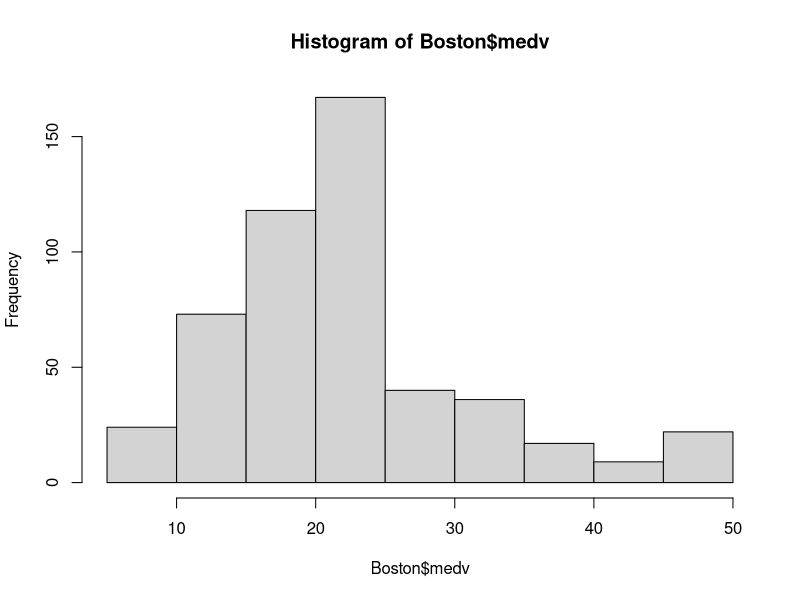
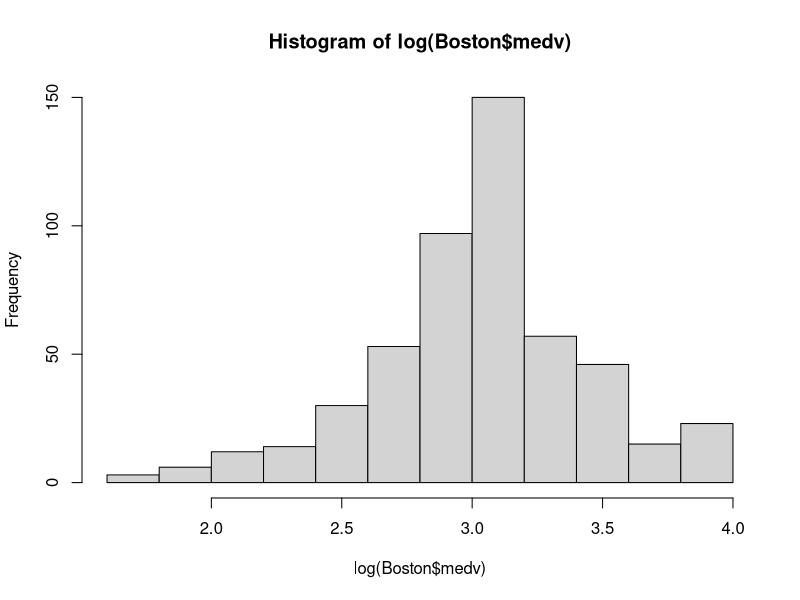
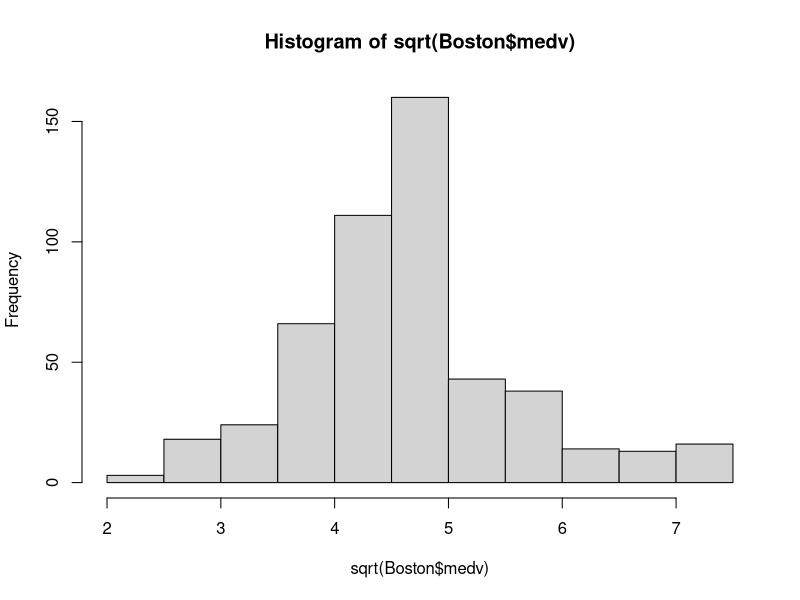
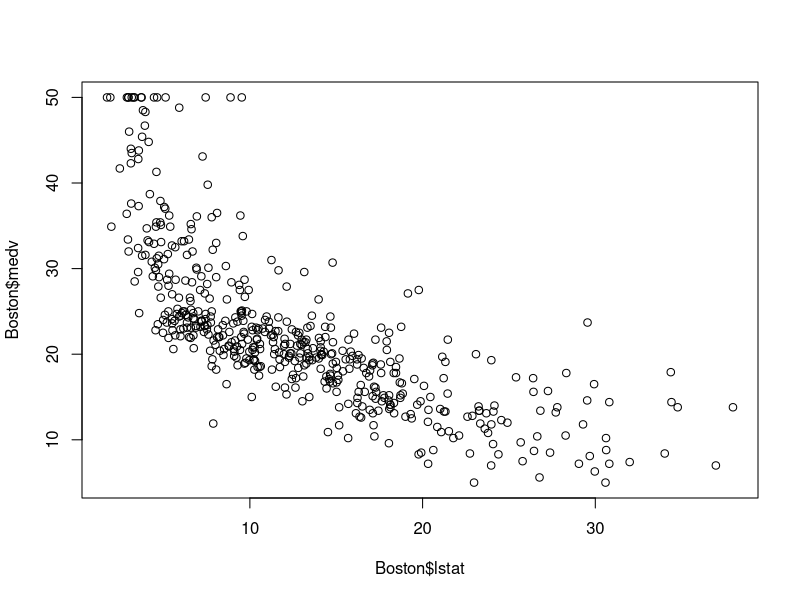
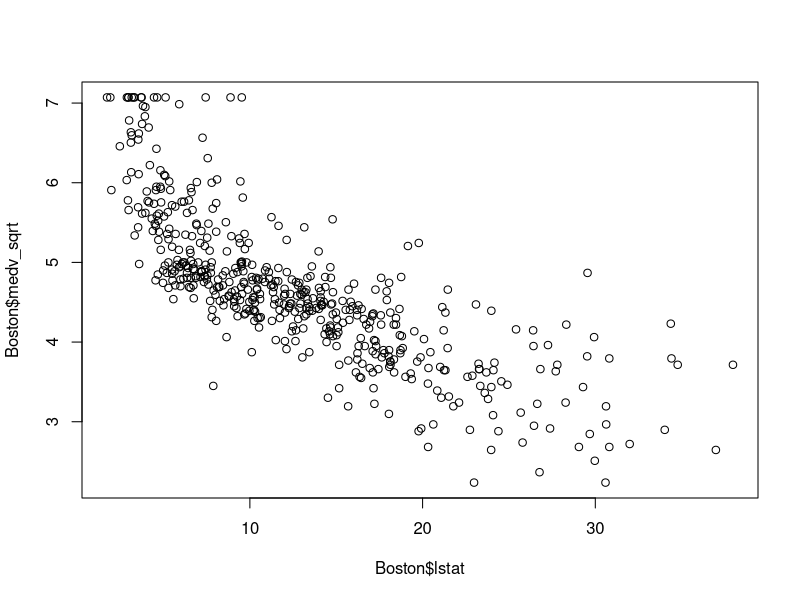
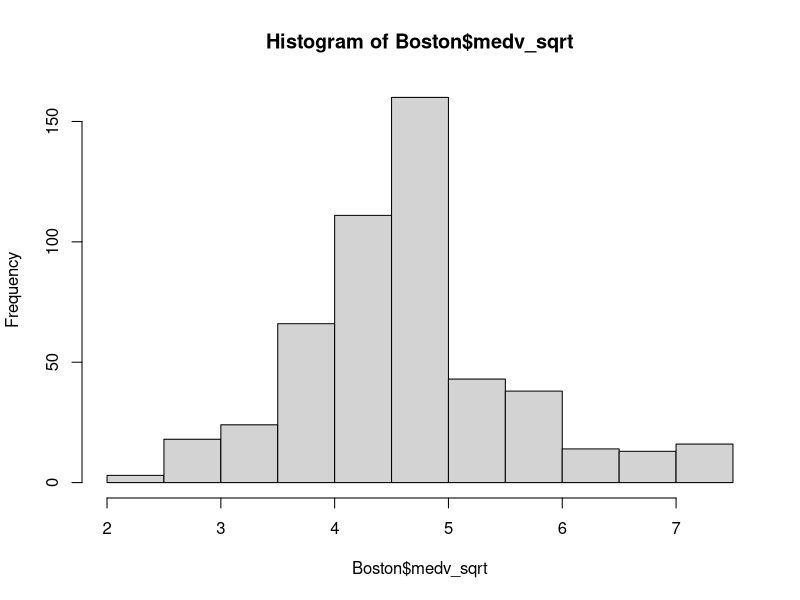
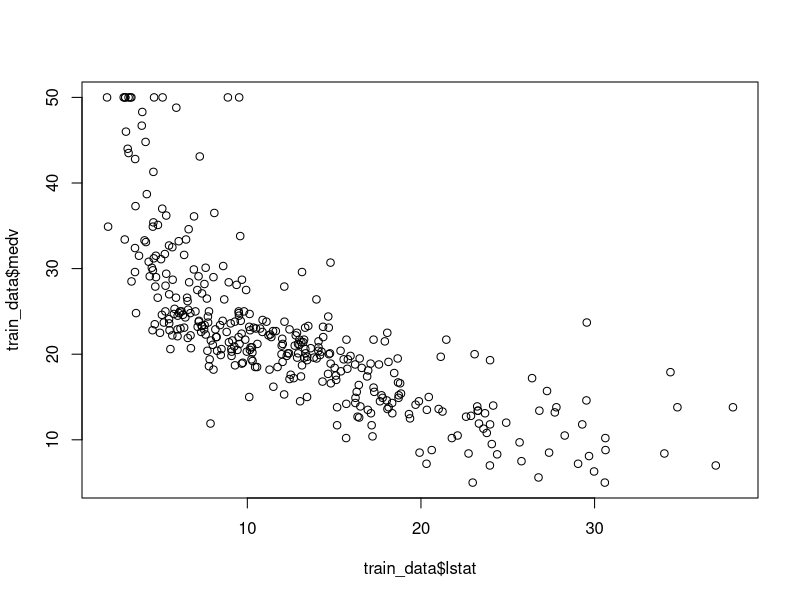
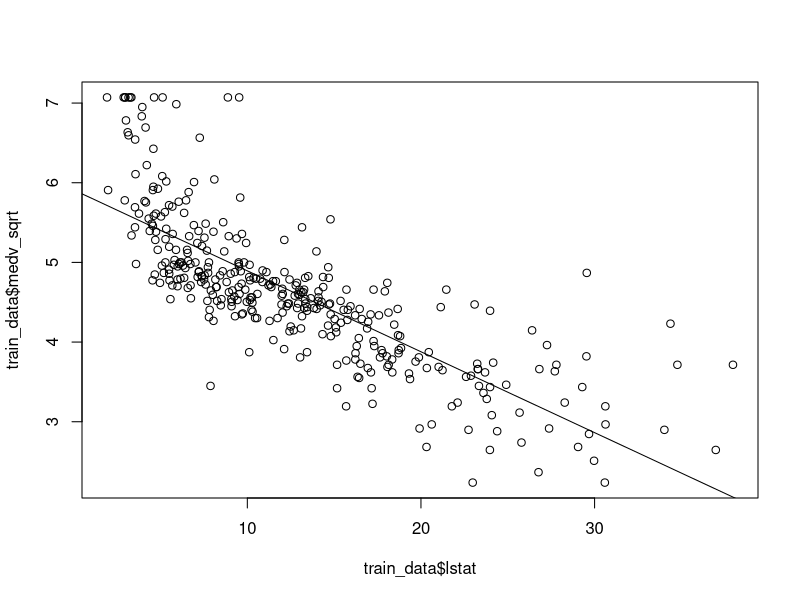

These figures' R source, in order:
library(MASS)
data(Boston)
?Boston
Boston
summary(Boston$medv)

##log or sqrt transformation
hist(Boston$medv)
hist(log(Boston$medv))
hist(sqrt(Boston$medv))
summary(log(Boston$medv))
summary(sqrt(Boston$medv))

Boston$medv_sqrt = sqrt(Boston$medv)
#### Simple Linear Regression with Lstat

plot(Boston$lstat,Boston$medv)
cor(Boston$lstat,Boston$medv)

# abline(mod1)

plot(Boston$lstat,Boston$medv_sqrt)
cor(Boston$lstat,Boston$medv_sqrt)

Boston$lstat_sqrt = sqrt(Boston$lstat)

#### Handling Outliers

hist(Boston$medv_sqrt)
summary(Boston$medv_sqrt)

mean(Boston$medv_sqrt) + 3 * sd(Boston$medv_sqrt)
mean(Boston$medv_sqrt) - 3 * sd(Boston$medv_sqrt)

### train test split
set.seed(123)
# sample(rows,10)
rows= 1:nrow(Boston)
train_rows = sample(rows,round(length(rows)*0.7))
test_rows = rows[-train_rows]

train_data = Boston[train_rows,]
test_data = Boston[test_rows,]

### Model 1
mod1 = lm(medv~lstat,data=train_data)
mod1 = lm(medv_sqrt~lstat,data=train_data)
plot(train_data$lstat,train_data$medv)
plot(train_data$lstat,train_data$medv_sqrt)
summary(mod1)
abline(mod1)

### Model 2
mod2 = lm(medv_sqrt~lstat_sqrt,data=train_data)
plot(train_data$lstat_sqrt,train_data$medv_sqrt)
summary(mod2)
abline(mod2)


mean(Boston$lstat_sqrt) + 3 * sd(Boston$lstat_sqrt)
mean(Boston$lstat_sqrt) - 3 * sd(Boston$lstat_sqrt)
summary(Boston$lstat_sqrt)


##### mod3
mod3 = lm(medv_sqrt~.-lstat-medv-age-indus,data=train_data)
summary(mod3)


#### prediction
preds = predict(mod3, test_data)

test_data$preds = preds
test_data$predsFinall = preds**2


## Error or RMSE
sqrt(mean((test_data$predsFinall - test_data$medv)**2))
sqrt(mean((22.025 - test_data$medv)**2))


